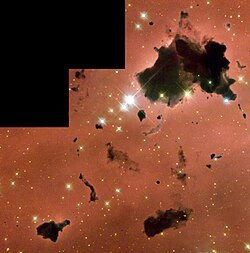
#> input picture photo.jpeg, 250 x 253 px
$ python tumannost.py
#> lines starting #> are read from the running program, lines starting #| are printed output that depends on the picture
import matplotlib.pyplot as plt
import numpy as np
from scipy import interpolate
import shapely.geometry as geom

img = plt.imread('photo.jpeg')
#> img is the input picture: shape (253, 250, 3); mean R, G, B 120.7, 66, 45.5
fig, ax = plt.subplots()
ax.imshow(img)

x = [140,150,160,165,180,190,200,210,220,225,223,230,226,225,230,234,234,230,238,230,225,215,205,200,195,180,175,170,160,150,130,140]
y = [70,65,50,45,33,40,45,40,45,45,55,60,65,70,77,77,78,85,95,100,95,93,92,85,80,105,105,107,100,105,75,70]

spline_coords, figure_spline_part = interpolate.splprep([x,y], s = 0)
spline_curve = interpolate.splev(figure_spline_part, spline_coords)
plt.plot(spline_curve[0], spline_curve[1], color  = 'g', lw = 4)

curve_coords = []
for i in range (len(spline_curve[0])):
    curve_coords.append([spline_curve[0][i],spline_curve[1][i] ])

polygon = geom.Polygon(curve_coords)
points_number_per_side = 100
x_pictures_limits = [70,810]
y_pictures_limits = [1000,0]

for x_point_coord in np.linspace (*x_pictures_limits,points_number_per_side):
    for y_point_coord in np.linspace(*y_pictures_limits, points_number_per_side):
        p = geom.Point (x_point_coord, y_point_coord)
        if p.within(polygon):
            plt.plot (x_point_coord, y_point_coord, 'ro', ms = 0.5)

plt.plot(x,y,lw = 2, color = 'w')
plt.ylim()
plt.savefig('tuman.png')
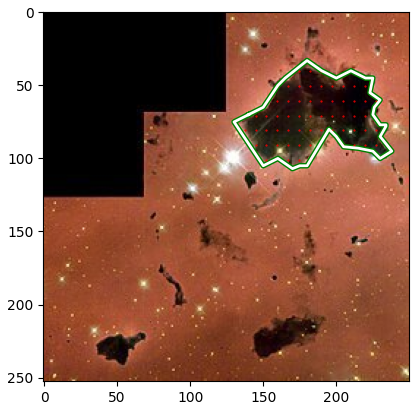
#> figure drawn by matplotlib, 1 panel
